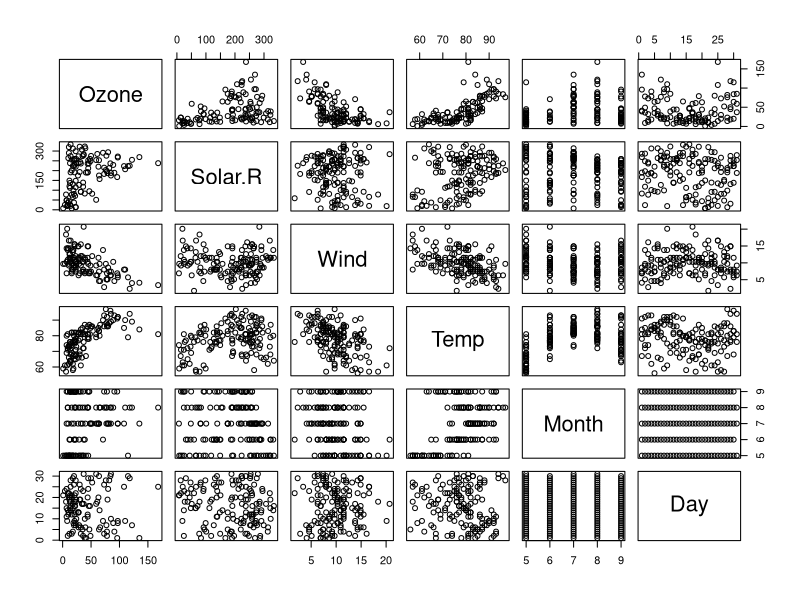
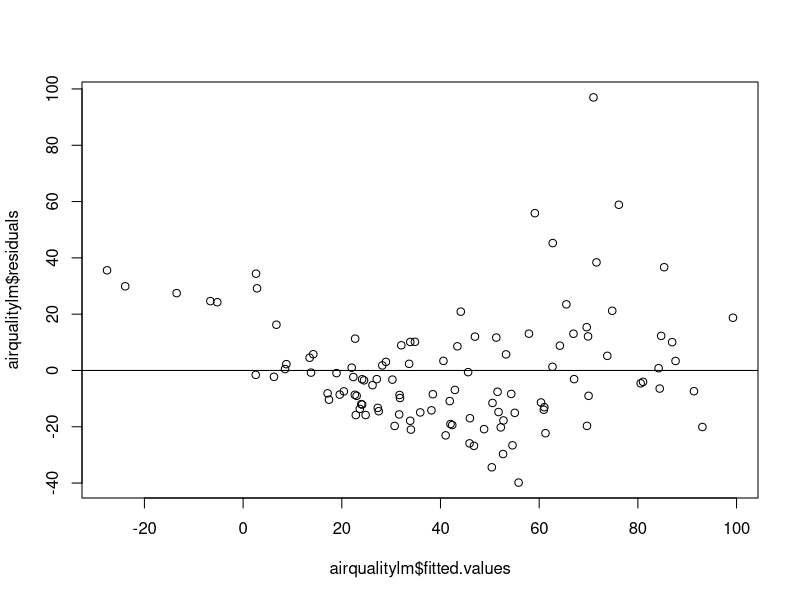
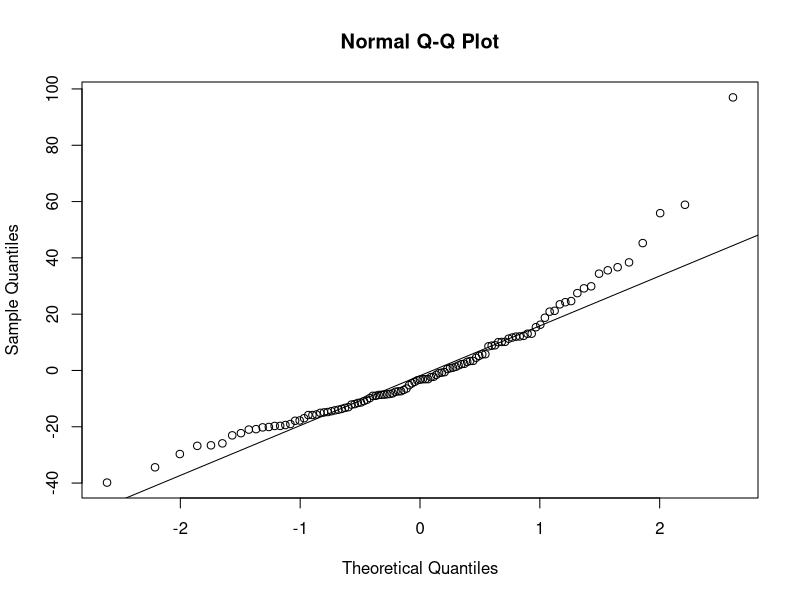

Recreate these plots in R, in order.
## ---- chunk 1
#forest <- read.csv("forestfires.csv")
head(airquality)
summary(airquality)
## ---- chunk 2
pairs(airquality)
## ---- chunk 3
# create quadratic term
temp_squared <- (airquality$Temp)^2

# create model
airqualitylm <- lm(airquality$Ozone ~ temp_squared + airquality$Solar.R + airquality$Wind, data = airquality)

## ---- chunk 4
summary(airqualitylm)
## ---- chunk 5
plot(airqualitylm$fitted.values, airqualitylm$residuals)
abline(0,0)
## ---- chunk 6
# qqplot
qqnorm(airqualitylm$residuals)
qqline(airqualitylm$residuals)
